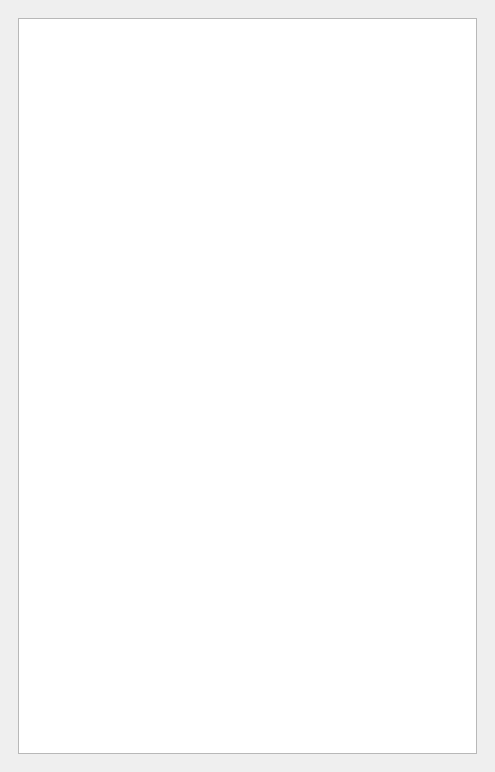
<?xml version="1.0" encoding="UTF-8"?>
<ui version="4.0">
 <class>GraphicsItemTree</class>
 <widget class="QDockWidget" name="GraphicsItemTree">
  <property name="geometry">
   <rect>
    <x>0</x>
    <y>0</y>
    <width>495</width>
    <height>772</height>
   </rect>
  </property>
  <property name="minimumSize">
   <size>
    <width>201</width>
    <height>260</height>
   </size>
  </property>
  <property name="maximumSize">
   <size>
    <width>524287</width>
    <height>800</height>
   </size>
  </property>
  <property name="sizeIncrement">
   <size>
    <width>0</width>
    <height>0</height>
   </size>
  </property>
  <property name="font">
   <font>
    <pointsize>8</pointsize>
   </font>
  </property>
  <property name="styleSheet">
   <string notr="true">QTreeView {show-decoration-selected: 1;
                  selection-color: white;
                  selection-background-color: #0068d9;}</string>
  </property>
  <property name="allowedAreas">
   <set>Qt::AllDockWidgetAreas</set>
  </property>
  <property name="windowTitle">
   <string>Elementi grafici</string>
  </property>
  <widget class="QWidget" name="dockWidgetContents">
   <layout class="QGridLayout" name="gridLayout">
    <item row="0" column="0">
     <widget class="QScrollArea" name="scrollArea">
      <property name="frameShape">
       <enum>QFrame::NoFrame</enum>
      </property>
      <property name="frameShadow">
       <enum>QFrame::Plain</enum>
      </property>
      <property name="widgetResizable">
       <bool>true</bool>
      </property>
      <widget class="QWidget" name="scrollAreaWidgetContents">
       <property name="geometry">
        <rect>
         <x>0</x>
         <y>0</y>
         <width>477</width>
         <height>726</height>
        </rect>
       </property>
       <layout class="QGridLayout" name="gridLayout_2">
        <item row="0" column="0">
         <widget class="QTreeView" name="treeView">
          <property name="editTriggers">
           <set>QAbstractItemView::NoEditTriggers</set>
          </property>
          <property name="selectionBehavior">
           <enum>QAbstractItemView::SelectItems</enum>
          </property>
          <property name="iconSize">
           <size>
            <width>45</width>
            <height>45</height>
           </size>
          </property>
          <property name="horizontalScrollMode">
           <enum>QAbstractItemView::ScrollPerItem</enum>
          </property>
          <property name="headerHidden">
           <bool>true</bool>
          </property>
         </widget>
        </item>
       </layout>
      </widget>
     </widget>
    </item>
   </layout>
  </widget>
 </widget>
 <resources/>
 <connections/>
</ui>
